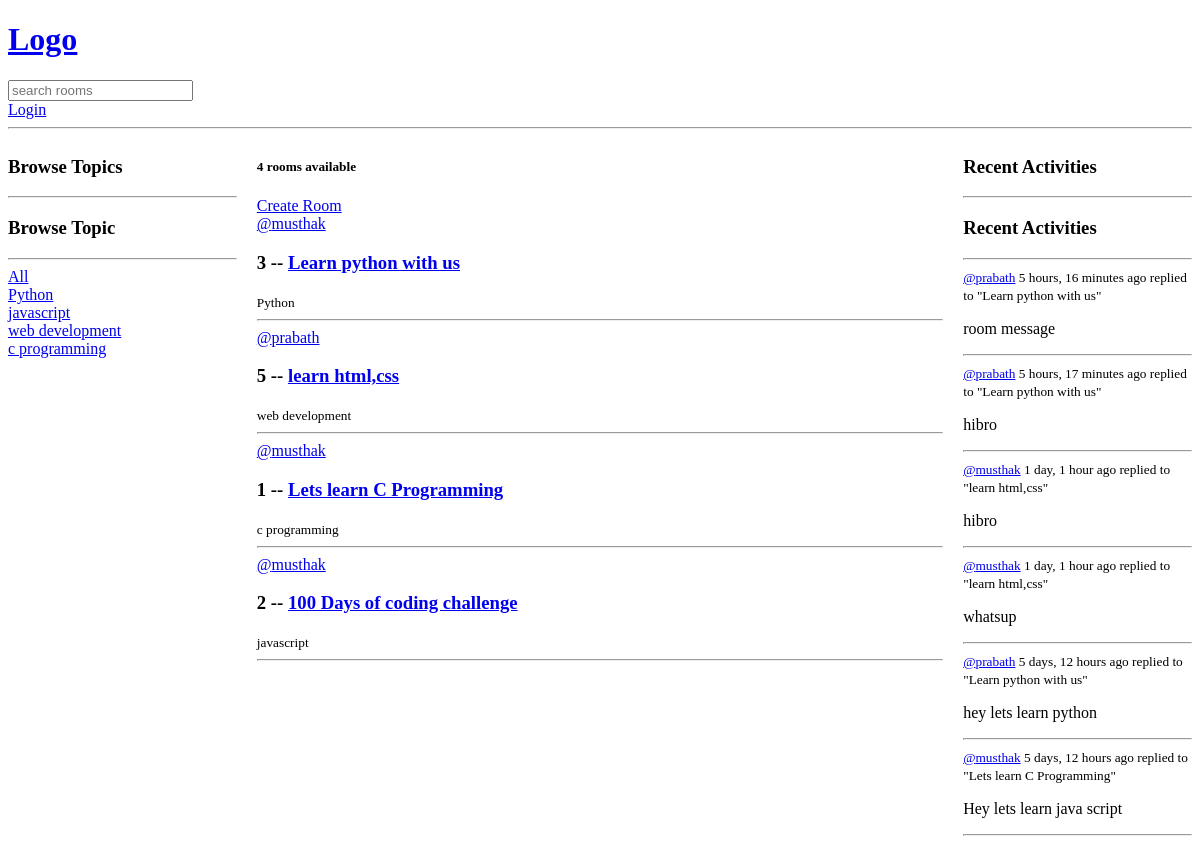
The app's page /, older data.
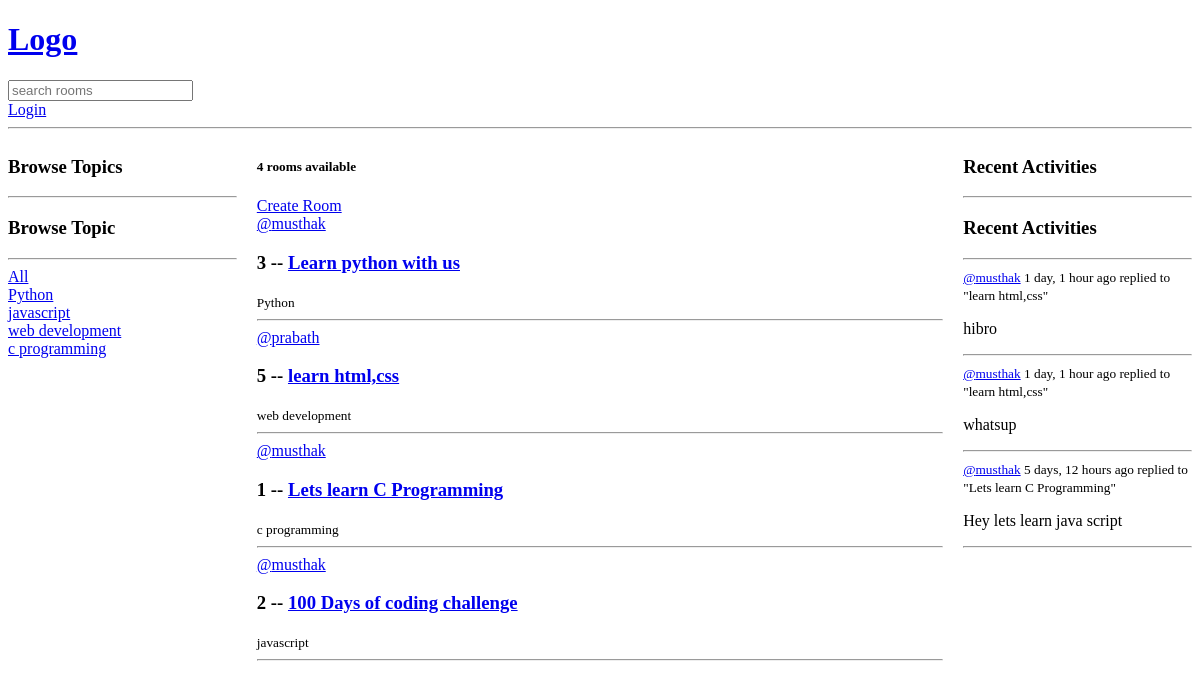
The same page, newer data.
### base/models.py (models this page shows, shortened)
class Topic(models.Model):
    name = models.CharField(max_length=200)

class Room(models.Model):
    host = models.ForeignKey(User, on_delete=models.SET_NULL,null=True)
    topic = models.ForeignKey(Topic, on_delete=models.SET_NULL,null=True)
    name = models.CharField(max_length=200)
    description = models.TextField(null=True, blank=True)
    updated = models.DateTimeField(auto_now=True)
    created = models.DateTimeField(auto_now_add=True)
    participants= models.ManyToManyField(User , related_name='participants',blank='True')
    class Meta:
        ordering = ['-updated','-created']

class Message(models.Model):
    user = models.ForeignKey(User, on_delete=models.CASCADE)
    room = models.ForeignKey(Room, on_delete=models.CASCADE)
    body = models.TextField()
    updated = models.DateTimeField(auto_now=True)
    created = models.DateTimeField(auto_now_add=True)
    class Meta:
        ordering = ['-updated','-created']

### base/views.py (the view)
# urls.py: path('', views.home,name="home"),  # Empty path for root URL, calls home function
def home(request):
    q = request.GET.get('q') if request.GET.get('q') is not None else ''
    topics = Topic.objects.all()
    if q:
        rooms = Room.objects.filter(
            Q(topic__name__icontains=q) |
            Q(name__icontains=q) |
            Q(description__icontains=q)
        )
    else:
        rooms = Room.objects.all()
    room_count = rooms.count()
    room_messages=Message.objects.filter(Q(room__topic__name__icontains=q))
    context = {'rooms': rooms, 'topics': topics, 'room_count': room_count,'room_messages' :room_messages}
    return render(request, "home.html", context)

### templates/home.html (shortened to what this page needs)
{% extends "main.html" %}
{% block content %}
<div class="home-container">
  <div>
    <h3>Browse Topics</h3>
    <hr>
    {% include 'base/topic_component.html' %}
  </div>
  <div>
    <h5>{{ room_count }} rooms available</h5>
    <a href="{% url 'create-room' %}" class="room-actions">Create Room</a>
    <div>
      {% include 'base/feed_component.html' %}
    </div>
  </div>
  <div>
    <h3>Recent Activities</h3>
    <hr>
    {% include 'activity_component.html' %}
  </div>
</div>
{% endblock content %}

### base/templates/base/topic_component.html
<div>
    <h3>Browse Topic</h3>
    <hr>
    <div>
      <a href="{% url 'home' %}">All</a>
    </div>
    {% for topic in topics %}
    <div>
      <a href="{% url 'home' %}?q={{ topic.name }}">{{ topic.name }}</a>
    </div>
    {% endfor %}
  </div>

### base/templates/base/feed_component.html (shortened to what this page needs)
{% for room in rooms %}
    <div class="room-item">
      <a href="{% url 'user-profile' room.host.id %}">@{{ room.host.username }}</a>
      <h3>{{ room.id }} -- <a href="{% url 'room' room.id %}">{{ room.name }}</a></h3>
      <small>{{ room.topic.name }}</small>
      <hr>
    </div>
    {% endfor %}

### base/templates/activity_component.html (shortened to what this page needs)
<div>
  <h3>Recent Activities</h3>
  <hr>
  {% for message in room_messages %}
  <div>
    <small>
      <a href="{% url 'user-profile' message.user.id %}">@{{ message.user }}</a>
      {{ message.created|timesince }} ago
    </small>
    <small>replied to "{{ message.room.name }}"</small>
    <p>{{ message.body }}</p>
    <hr>
  </div>
  {% empty %}
  <p>No recent activities.</p>
  {% endfor %}
</div>

Row changes from the older to the newer data that the page shows:
removed Message: user "prabath", created "5 hours, 16 minutes", room.name "Learn python with us", body "room message"
removed Message: user "prabath", created "5 hours, 17 minutes", room.name "Learn python with us", body "hibro"
removed Message: user "prabath", created "5 days, 12 hours", room.name "Learn python with us", body "hey lets learn python"
